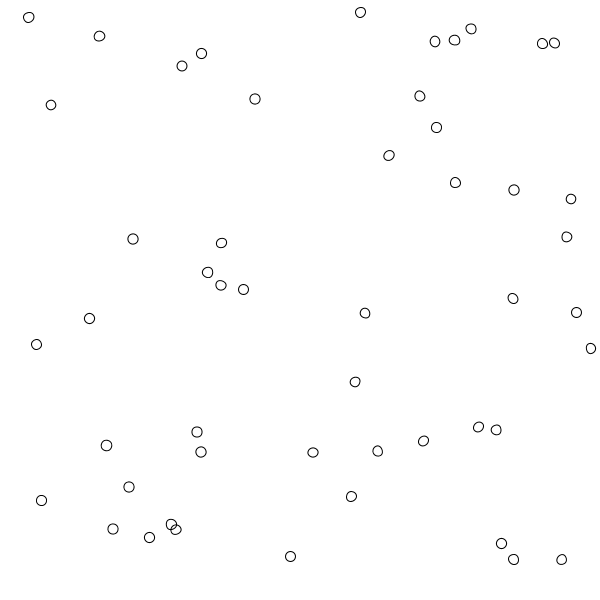
Frame 1 (no input)
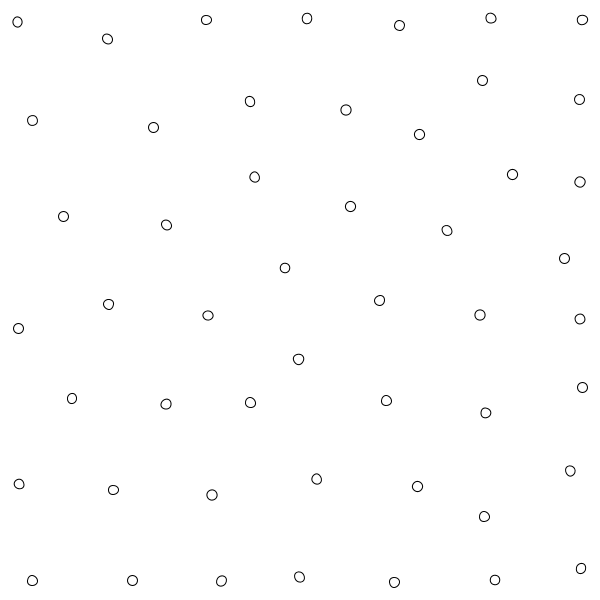
Frame 60 (the mouse pressed at the canvas centre just before this capture)
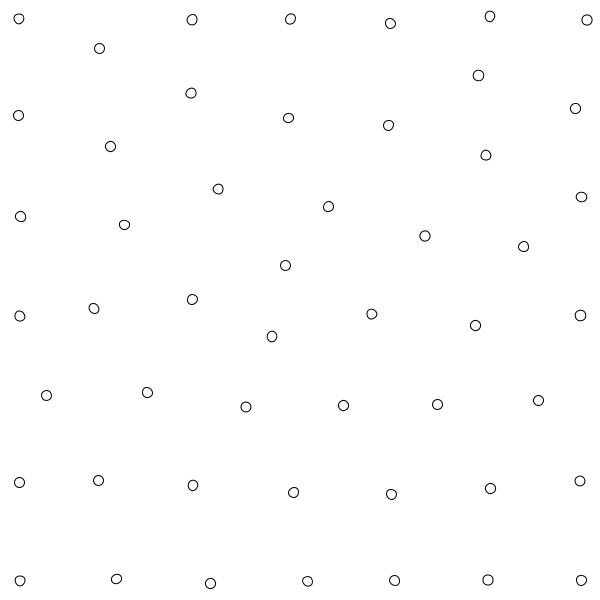
Frame 120 (the mouse held since frame 60 and released just before this capture)

The Processing sketch that drew these frames (run headless with seeded random() and noise(); from frame 60 on, the mouse is pressed at the canvas centre):

// Processing sketch: processing_125158
// ── processing_125158.pde



Flock flock;



boolean drawNeighborhood = false;
boolean drawAcc = false;
boolean drawVel = false;

int GUICount = 0;
int lastObj = 0;

void setup() {
  size(600,600);
  flock = new Flock(50);
  smooth();
  

}  

void draw() {
  background(255);
  
  int mx = mouseX;
  int my = mouseY;
  //flock.boids.get(0).loc = new PVector(mx,my);
  //flock.boids.get(1).loc = new PVector(width/2,height/2);
  
  flock.run();
}



int nextY(int offset) {
  lastObj+=offset;
  return lastObj;
}
  


// Seek_Arrive
// Daniel Shiffman <http://www.shiffman.net>

// The "Boid" class

class Boid {

  PVector loc;
  PVector vel;
  PVector acc;
  PVector accOld;
  float r;
  float maxforce;    // Maximum steering force
  float maxspeed;    // Maximum speed

    float desiredSeparation = 100.0;

  float neighborDist;
  ArrayList<Boid> neighbors;

  float sepConst, aliConst, cohConst;

  Boid(PVector l, float ms, float mf) {
    acc = new PVector(0, 0);
    accOld = new PVector(0, 0);
    vel = new PVector(0, 0);
    loc = l.get();
    r = 5.0;
    maxspeed = ms = 2.0;
    maxforce = mf= 1.0;
    neighborDist = 150;

    sepConst = 10.0;
    aliConst = 0.5;
    cohConst = 0.5;

    neighbors = new ArrayList<Boid>();
  }


  void run() {

    flock();
    update();
    //borders();
    render();
  }
  void flock() {
    PVector sep = separate();   // Separation
    PVector ali = align();      // Alignment
    PVector coh = cohesion();   // Cohesion
    PVector avd = avoidWalls(); // Borders
    // Arbitrarily weight these forces
    sep.mult(sepConst);
    ali.mult(aliConst);
    coh.mult(cohConst);
    avd.mult(10);
    // Add the force vectors to acceleration
    acc.add(sep);
    acc.add(ali);
    acc.add(coh);
    acc.add(avd);

    acc.limit(maxforce);

    stroke(255, 0, 0);
    if (drawAcc) line(loc.x, loc.y, loc.x+acc.x*200, loc.y+acc.y*200);
  }
  // Method to update location
  void update() {        
    // lowpass filter
    acc = PVector.add(PVector.mult(acc, 0.9), PVector.mult(accOld, 0.1));

    // Update velocity
    vel.add(acc);
    // Limit speed
    vel.limit(maxspeed);
    //println(vel);
    loc.add(vel);
    // Reset accelertion to 0 each cycle
    acc.mult(0);
    //println(loc);
    accOld = acc.get();
  }

  void addNeighbor(Boid n) {
    neighbors.add(n);
  }

  void setNeighbors(ArrayList<Boid> n) {
    neighbors = new ArrayList<Boid>();
    for (int i=0; i<n.size();i++) {
      neighbors.add(n.get(i));
    }
  }

  PVector cohesion() {
    PVector steer = new PVector(0, 0, 0);
    for (Boid neighbor:neighbors) {
      steer.add(neighbor.loc);
    }
    if (neighbors.size()>0) {
      steer.div(neighbors.size());
      return steer(steer, false);
    }
    return steer;
  }

  PVector align() {
    PVector steer = new PVector(0, 0, 0);
    for (Boid neighbor:neighbors) {
      PVector otherVel = neighbor.vel.get();
      steer.add(otherVel);
    }
    if (neighbors.size()>0) steer.div(neighbors.size());
    if (steer.mag()>0) {
      steer.normalize();
      steer.mult(maxspeed);
      steer.sub(vel);
      steer.limit(maxforce);
    }
    return steer;
  }

  PVector separate() { //returns desired steering vector
    PVector steer = new PVector(0, 0, 0);
    for (Boid neighbor:neighbors) {
      PVector relative = PVector.sub(loc, neighbor.loc);
      float distance = relative.mag();
      if (distance < desiredSeparation) {
        relative.normalize();

        relative.div(distance); 
        steer.add(relative);
      }
    }
    // raynalds steering = desired - vel
    if (steer.mag()>0) {
      steer.normalize();
      steer.mult(maxspeed);
      steer.sub(vel);
      steer.limit(maxforce);
    }
    return steer;
  }

  PVector avoidWalls() {
    PVector steer = new PVector(0, 0, 0);

    float desiredOffset = 20;

    if (loc.x < desiredOffset) steer.x = 1;
    if (loc.x > width-desiredOffset) steer.x = -1;
    if (loc.y < desiredOffset) steer.y = 1;
    if (loc.y > height-desiredOffset) steer.y = -1;

    if (steer.mag()>0) {
      steer.normalize();
      steer.mult(maxspeed);
      steer.sub(vel);
      steer.limit(maxforce);
    }
    return steer;
  }

  // A method that calculates a steering vector towards a target
  // Takes a second argument, if true, it slows down as it approaches the target
  PVector steer(PVector target, boolean slowdown) {
    PVector steer;  // The steering vector
    PVector desired = PVector.sub(target, loc);  // A vector pointing from the location to the target
    float d = desired.mag(); // Distance from the target is the magnitude of the vector
    // If the distance is greater than 0, calc steering (otherwise return zero vector)
    if (d > 0) {
      // Normalize desired
      desired.normalize();
      // Two options for desired vector magnitude (1 -- based on distance, 2 -- maxspeed)
      if ((slowdown) && (d < 100.0f)) desired.mult(maxspeed*(d/100.0f)); // This damping is somewhat arbitrary
      else desired.mult(maxspeed);
      // Steering = Desired minus Velocity
      steer = PVector.sub(desired, vel);
      steer.limit(maxforce);  // Limit to maximum steering force
    } 
    else {
      steer = new PVector(0, 0);
    }
    return steer;
  }

  void render() {
    // Draw a triangle rotated in the direction of velocity
    float theta = vel.heading2D() + radians(90);

    noFill();
    stroke(0);
    pushMatrix();
    translate(loc.x, loc.y);
    rotate(theta);
    ellipse(0, 0, 10, 10);

    if (drawNeighborhood) {
      ellipse(0, 0, neighborDist*2, neighborDist*2);
      //strokeWeight(0.5);
    } 
    if (drawVel) {
      stroke(0, 255, 0);
      line(0, 0, 0, -vel.mag()*12);
    }
    popMatrix();
  }

  // Wraparound
  void borders() {

    if (loc.x < -r) loc.x = width+r;
    if (loc.y < -r) loc.y = height+r;
    if (loc.x > width+r) loc.x = -r;
    if (loc.y > height+r) loc.y = -r;

    /*
    if (loc.x < -r || loc.x > width+r) vel.x = -vel.x;
     if (loc.y < -r || loc.y > height+r) vel.y = -vel.y;
     */
  }
}

class Flock {
  ArrayList<Boid> boids;
  
  Flock(int n) {
    boids = new ArrayList<Boid>();
    
    for(int i=0; i<n; i++) {
      addBoid(false);
      boids.get(i).vel = new PVector(random(-2.0,2.0),random(-2.0,2.0),0);
    }
  }
  
  void addBoid(boolean atMouse) {
    PVector loc;
    if(atMouse) loc = new PVector(mouseX,mouseY);
    else loc = new PVector(random(width),random(height));
    boids.add(new Boid(loc,100,100));
  }
  
  void removeBoid() {
    boids.remove(boids.size()-1);
  }
  
  void setNeighbors(Boid boid) {
    boid.neighbors = new ArrayList<Boid>();
    for(Boid test:boids) {
      if(boid == test) {
        //println("continue");
        continue;
      }
      
      PVector testLoc = test.loc.get();
      testLoc.sub(boid.loc);
      if(testLoc.mag() < boid.neighborDist) {
        boid.addNeighbor(test);
      }
    }
  }
  
  void run() {
    for(Boid boid:boids) {      
      setNeighbors(boid);      
      //println(boid.neighbors.size());     
      boid.run();
    }
    println();
  }  
}
